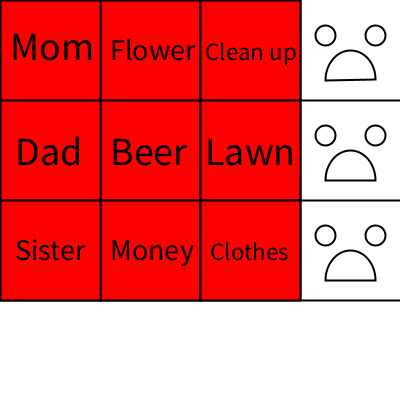
Frame 1 (no input)
Frame 60 (the mouse pressed at the canvas centre just before this capture): identical to frame 1, image omitted
Frame 120 (the mouse held since frame 60 and released just before this capture): identical to frame 1, image omitted

The Processing sketch that drew this single still picture (run headless with seeded random() and noise(); from frame 60 on, the mouse is pressed at the canvas centre):

// Processing sketch: Spil___mor_glad_far_glad_s_ster_glad
// ── Spil___mor_glad_far_glad_s_ster_glad.pde
boolean Mom = false;
boolean Dad = false;
boolean Sister = false;
boolean Flower = false;
boolean Beer = false;
boolean Money = false;
boolean CleanUp = false;
boolean Lawn = false;
boolean Clothes = false;

int Fr = 255;
int Fg = 0;
int Br = 255;
int Bg = 0;
int Mr = 255;
int Mg = 0;
int CUr = 255;
int CUg = 0;
int Lr = 255;
int Lg = 0;
int Cr = 255;
int Cg = 0;
int Mor = 255;
int Mog = 0;
int Dar = 255;
int Dag = 0;
int Sir = 255;
int Sig = 0;

void setup() {
  size(400,400);
}

void draw() {
  background(255);
  lines();
  farvBaggrund();
  text();
}

void lines() {
  strokeWeight(2);
  line(100, 0, 100, 300); //vert lines
  line(200, 0, 200, 300);
  line(300, 0, 300, 300);

  line(0, 100, 400, 100); //hori lines
  line(0, 200, 400, 200);
  line(0, 300, 400, 300);
}

void text() {
  textSize(40);
  fill(0);
  text("Mom", 10, 60); //Personer
  text("Dad", 15, 165);
  textSize(30);
  text("Sister", 15, 260);

  text("Flower", 110, 60); //Ting 1
  textSize(40);
  text("Beer", 110, 165);
  textSize(30);
  text("Money", 110, 260);

  textSize(25); //Ting 2
  text("Clean up", 205, 60);
  textSize(40);
  text("Lawn", 205, 165);
  textSize(25);
  text("Clothes", 210, 260);
  fill(255);
}


void farvBaggrund() {
  if (!Flower) {
    fill(Fr, Fg, 0); //Flower
    rect(100, 0, 100, 100);
  }

  if (!Beer) {
  fill(Br, Bg, 0); //Beer
  rect(100,100,100,100);
  }

  if (!Money) {
  fill(Mr, Mg, 0); //Money
  rect(100,200,100,100);
  }

  if (!CleanUp) {
  fill(CUr, CUg, 0); //Clean up
  rect(200,0,100,100);
  }

  if (!Lawn) {
  fill(Lr, Lg, 0); //Lawn
  rect(200,100,100,100);
  }

  if (!Clothes) {
  fill(Cr, Cg, 0); //Clothes
  rect(200,200,100,100);
  }
  
  if (Flower) {
    fill(Fr, Fg, 0); //Flower
    rect(100, 0, 100, 100);
  }

  if (Beer) {
  fill(Br, Bg, 0); //Beer
  rect(100,100,100,100);
  }

  if (Money) {
  fill(Mr, Mg, 0); //Money
  rect(100,200,100,100);
  }

  if (CleanUp) {
  fill(CUr, CUg, 0); //Clean up
  rect(200,0,100,100);
  }

  if (Lawn) {
  fill(Lr, Lg, 0); //Lawn
  rect(200,100,100,100);
  }

  if (Clothes) {
  fill(Cr, Cg, 0); //Clothes
  rect(200,200,100,100);
  }
  
  if (!Mom) {
  fill(Mor,Mog,0); //Mom
  rect(0,0,100,100);
  fill(255);
  circle(325,35,20);
  circle(375,35,20);
  arc(350,80,50,60,PI,2*PI,CHORD);
  }
  
  if (!Dad) {
  fill(Dar, Dag, 0); //Dad
  rect(0,100,100,100);
  fill(255);
  circle(325,135,20);
  circle(375,135,20);
  arc(350,180,50,60,PI,2*PI,CHORD);
  }
  
  if (!Sister) {
  fill(Sir, Sig, 0); //Sister
  rect(0,200,100,100);
  fill(255);
  circle(325,235,20);
  circle(375,235,20);
  arc(350,280,50,60,PI,2*PI,CHORD);
  }
  
  if (Mom) {
  fill(Mor,Mog,0); //Mom
  rect(0,0,100,100);
  fill(255);
  circle(325,35,20);
  circle(375,35,20);
  arc(350,60,50,60,0,PI,CHORD);
  fill(0);
  textSize(50);
  text("All Done :D!",90,370);
  }
  
  if (Dad) {
  fill(Dar, Dag, 0); //Dad
  rect(0,100,100,100);
  fill(255);
  circle(325,135,20);
  circle(375,135,20);
  arc(350,160,50,60,0,PI,CHORD);
  }
  
  if (Sister) {
  fill(Sir, Sig, 0); //Sister
  rect(0,200,100,100);
  fill(255);
  circle(325,235,20);
  circle(375,235,20);
  arc(350,260,50,60,0,PI,CHORD);
  }
}

void mouseClicked() {
  float x = mouseX;
  float y = mouseY;



  if ((x>100 && x<200) && (y>0 && y<100)) { //Flower knap
    Flower = true;
    Fr = 0;
    Fg = 255;
  }
  if ((x>100 && x<200) && (y>100 && y<200)) {//Beer knap
    Beer = true;
    Br = 0;
    Bg = 255;
  }
  if ((x>100 && x<200) && (y>200 && y<300)) {//Money knap
    Money = true;
    Mr = 0;
    Mg = 255;
  }
  if ((x>200 && x<300) && (y>0 && y<100)) {//Clean up knap
    CleanUp = true;
    CUr = 0;
    CUg = 255;
  }
  if ((x>200 && x<300) && (y>100 && y<200)) {//Lawn knap
    Lawn = true;
    Lr = 0;
    Lg = 255;
  }
  if ((x>200 && x<300) && (y>200 && y<300)) {//Clothes knap
    Clothes = true;
    Cr = 0;
    Cg = 255;
  }
  
  if (Money || Clothes) { //Sister status
    Sister = true;
    Sir = 0;
    Sig = 255;
  }
  
  if (Beer && Lawn && Sister) { //Dad status
    Dad = true;
    Dar = 0;
    Dag = 255;
  }
  
  if (Flower && CleanUp && Dad) { //Mom status
    Mom = true;
    Mor = 0;
    Mog = 255;
  }
}
